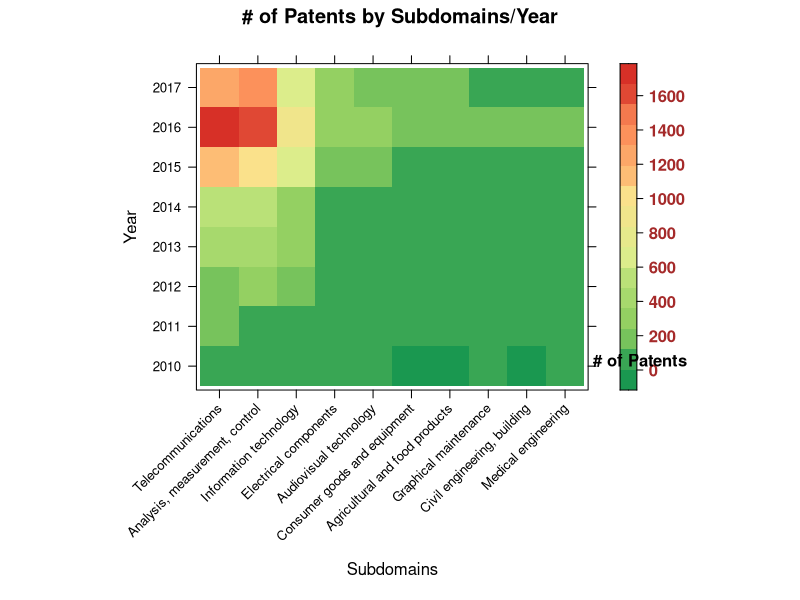

Write the R code that produced this figure.
if(!require(gplots)) install.packages(gplots)
if(!require(lattice)) install.packages(lattice)
if(!require(raster)) install.packages("raster")
if(!require(grid)) install.packages(grid)
if(!require("RColorBrewer")) install.packages("RColorBrewer")

library(gplots)
library(lattice)
library(grid)
library(RColorBrewer)
require(raster)

DIM <- function( ... ){
    args <- list(...)
    lapply( args , function(x) { if( is.null( dim(x) ) )
                                    return( length(x) )
                                 dim(x) } )
}

## Ler arquivos de entrada e os transforma para realizar operacoes
tabela=read.table("input.txt",header=T,sep="\t",row.names=1,as.is=T,check.names=FALSE)
data=as.matrix(tabela)
nomes=read.table("input.txt", header=T,sep="\t")
## Fim leitura entrada

## Gera eixo de x e y do grafico e transforma valores em uma matriz
rowColNames=list(nomes$Records,as.character(names(tabela)))
matriz=matrix(data, ncol=length(names(tabela)),byrow=F,dimnames=rowColNames)
## Fim transformacoes

## Gera matriz de cores com intervalo de 20 cores
cols <- rev(colorRampPalette(brewer.pal(6, "RdYlGn"))(20))
## Fim cores

## Salva em png
png(file="img1.png",width=640,height=480,res=102)

#print(levelplot(matriz,col.regions=heat.colors,xlab = "Year",ylab = "Subdomains",main = "Heatmap top",col.regions = cols))
print(
	levelplot(matriz,
		xlab = "Subdomains",
		ylab = "Year",
		main = "# of Patents by Subdomains/Year",
		col.regions = cols, 
		scales = list(x = list(rot = 45),cex=0.8),
		colorkey=list(labels=list(cex=1, font=2, col="brown"),
			height=1, 
			width=1.4,
			#title = expression(paste("W ", m^2), sep=""),
			labels=c("none", "a bit"),
			row=13, 
			column=2, 
			vjust=2
			)  
		)
)

## Gera textos adicionais no gráfico
grid.text("# of Patents", x = .80, y = .40, gp = gpar(fontface = "bold"))

## Finaliza salvamento da imagem
dev.off()
